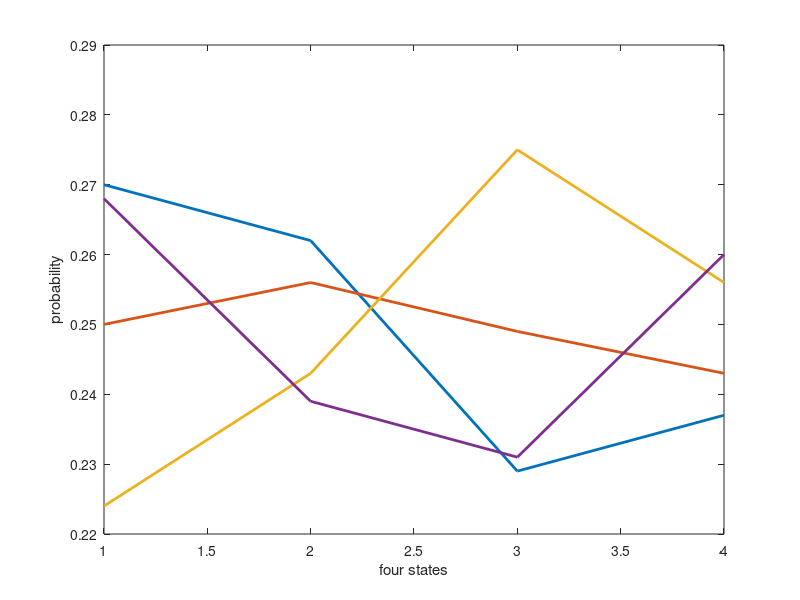
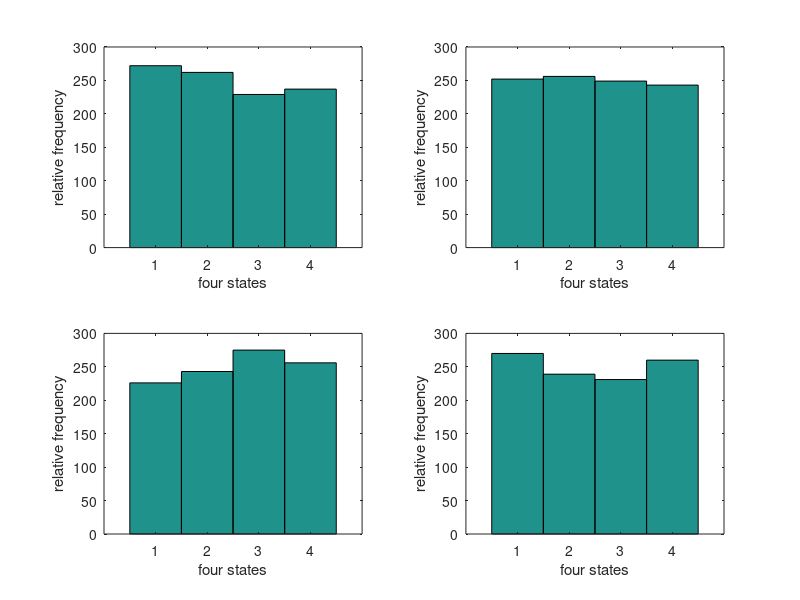
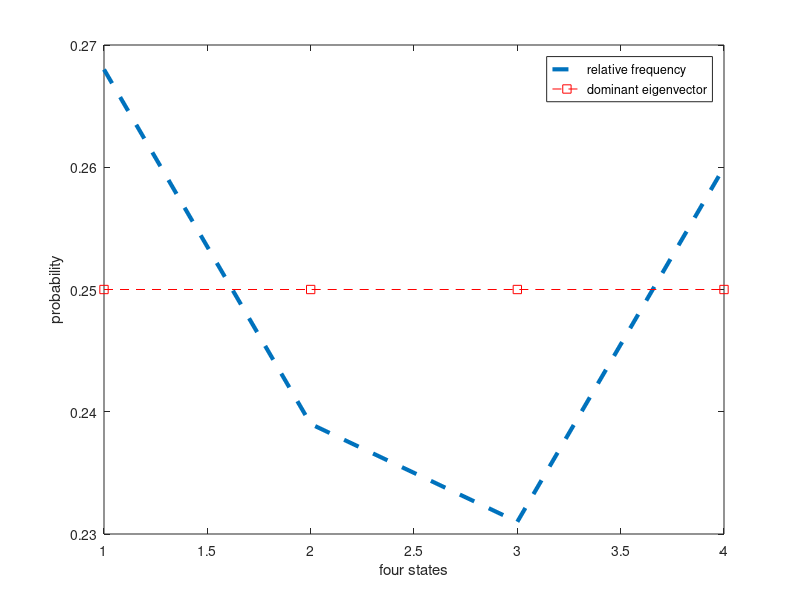

Reproduce these figures in MATLAB, in order.
clear all;

K=1000;
M=4;
N=4;
%pi=[0.5 0.5 0.0 0.0;0.1 0.9 0.0 0.0;0.0 0.0 0.3 0.7;0.0 0.0 0.2 0.8];
pi=[0.0 0.5 0.0 0.5;0.5 0.0 0.5 0.0;0.0 0.5 0.0 0.5;0.5 0.0 0.5 0.0];

rand('seed',0);

for j=1:M
    i=j;
   % randsample(1:4,1);
    for k=2:K-1
        x(k+1,j)= randsample(1:4,1,true,pi(i,:));
        i=x(k+1,j);
    end
   j=j+1;
end

figure (5);
for m=1:M
  freq(:,m)=histc(x(:,m),1:N);
end
y=freq./1000;
plot(y,'LineWidth',2);
xlabel('four states');
ylabel('probability');

figure (6);
for m=1:M
    subplot(2,2,m);
    hist(x(:,m),1:N);
    xlabel('four states');
    ylabel('relative frequency');
end

% produce eigenvalues (D) and eigenvectors (V) of matrix pi
[V,D]=eig(pi');
   
ind=find(abs(diag(D)-1)<1e-6);
for k=1:length(ind)
    % nv is the rescaled dominant eigenvector
    nv(:,k)=V(:,ind(k))/sum(V(:,ind(k)));
end

% plot the relative freency
figure (7);
plot(y(:,M),'--','LineWidth',3);
xlabel('four states');
ylabel('probability');
hold on;

% plot the dominant eigenvector of pi
plot(nv,'--rs');
legend('relative frequency','dominant eigenvector');
xlabel('four states');
ylabel('probability');





   
